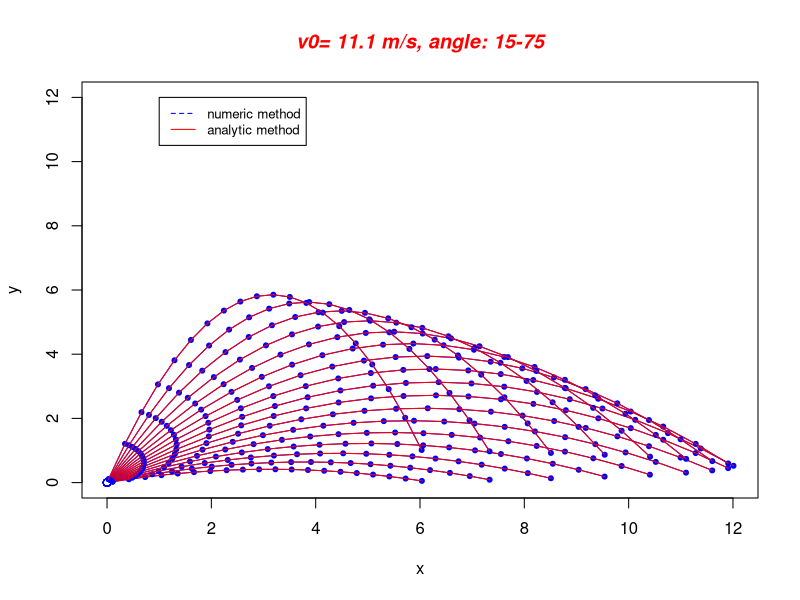

This figure's R source:
#################################################################
#This task is to calculate area, depending on v0 and direction
#Looks like it's gonna be many parabolas
#################################################################

epsilon <- 0.05 #accuracy of calculating
g <- 9.81 #gravity acceleration
v0 <- 11.1

x <- vector(length=12) #horizontal axes
y <- vector(length=12) #vertical axes 
	
plot(x, y, col="blue", ylim=c(0, 12), xlim=c(0, 12))
currentParameters = paste("v0=", v0, "m/s, angle: 15-75")
title(main=currentParameters, col.main="red", font.main=4)	
legend(1, 12, c("numeric method","analytic method"), cex=0.8, col=c("blue","red"), lty=2:1)

for(alpha in seq(from=0.26, to=1.309, by=(epsilon*1.309))) #change angles from 15grad to 75 grad
{
	wholeTime <- 2*v0*sin(alpha)/g #whole time of flight
        step <-  epsilon*wholeTime

       	cnt=1
        for(t in seq(from=0.01, to=wholeTime, by=step)) 
	{
       	        x[cnt] <- v0*cos(alpha)*t
               	y[cnt] <- (v0*sin(alpha)*t-g*t*t/2)
		cnt <- cnt+1
        }
       	lines(x, y, type="o",  pch=20, lty=1, col="blue")
	lines(x, (x*tan(alpha)-g*x*x/(2*v0*v0*cos(alpha)*cos(alpha))), col="red")
}
